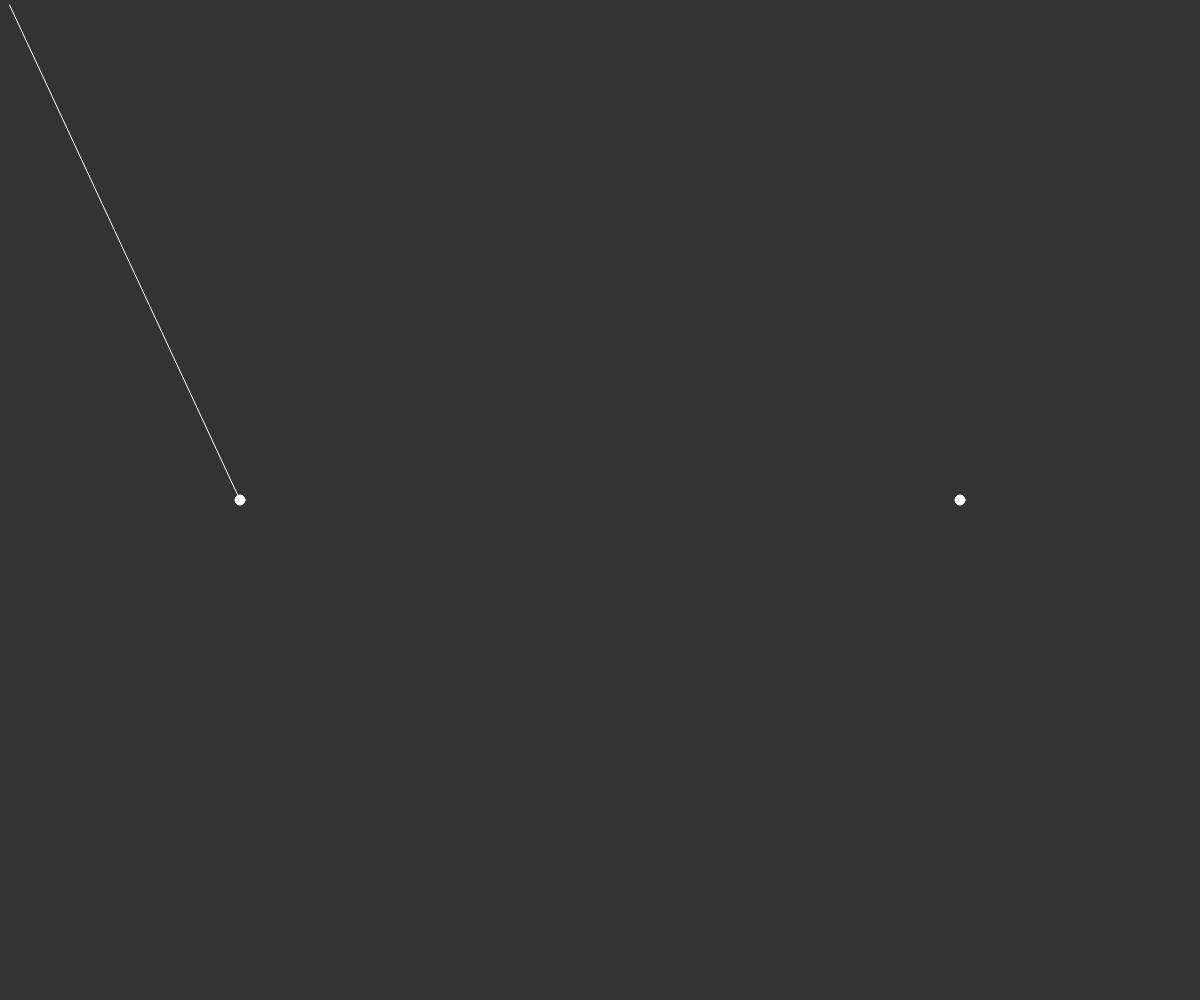
Frame 1 (no input)
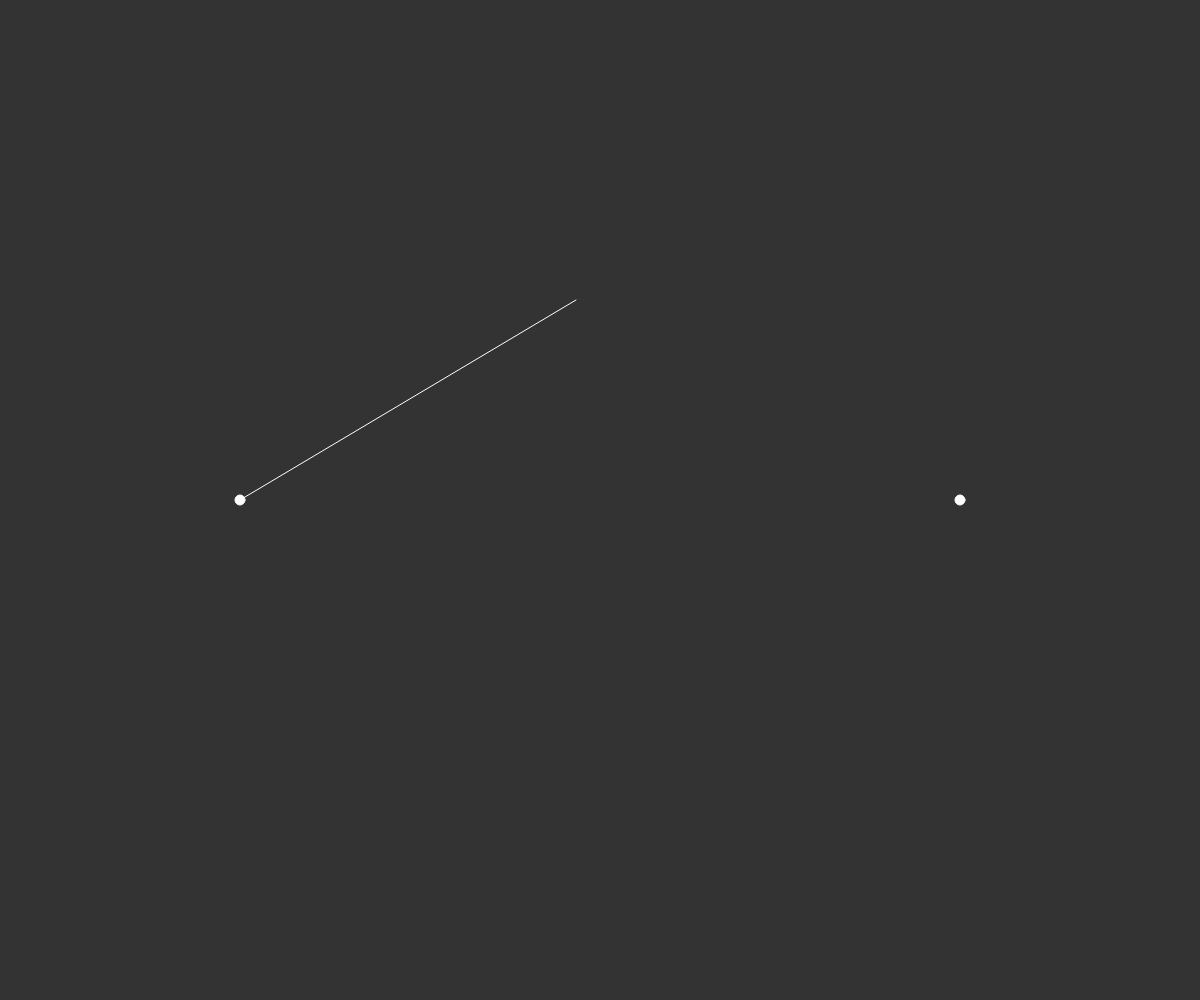
Frame 60 (no input)
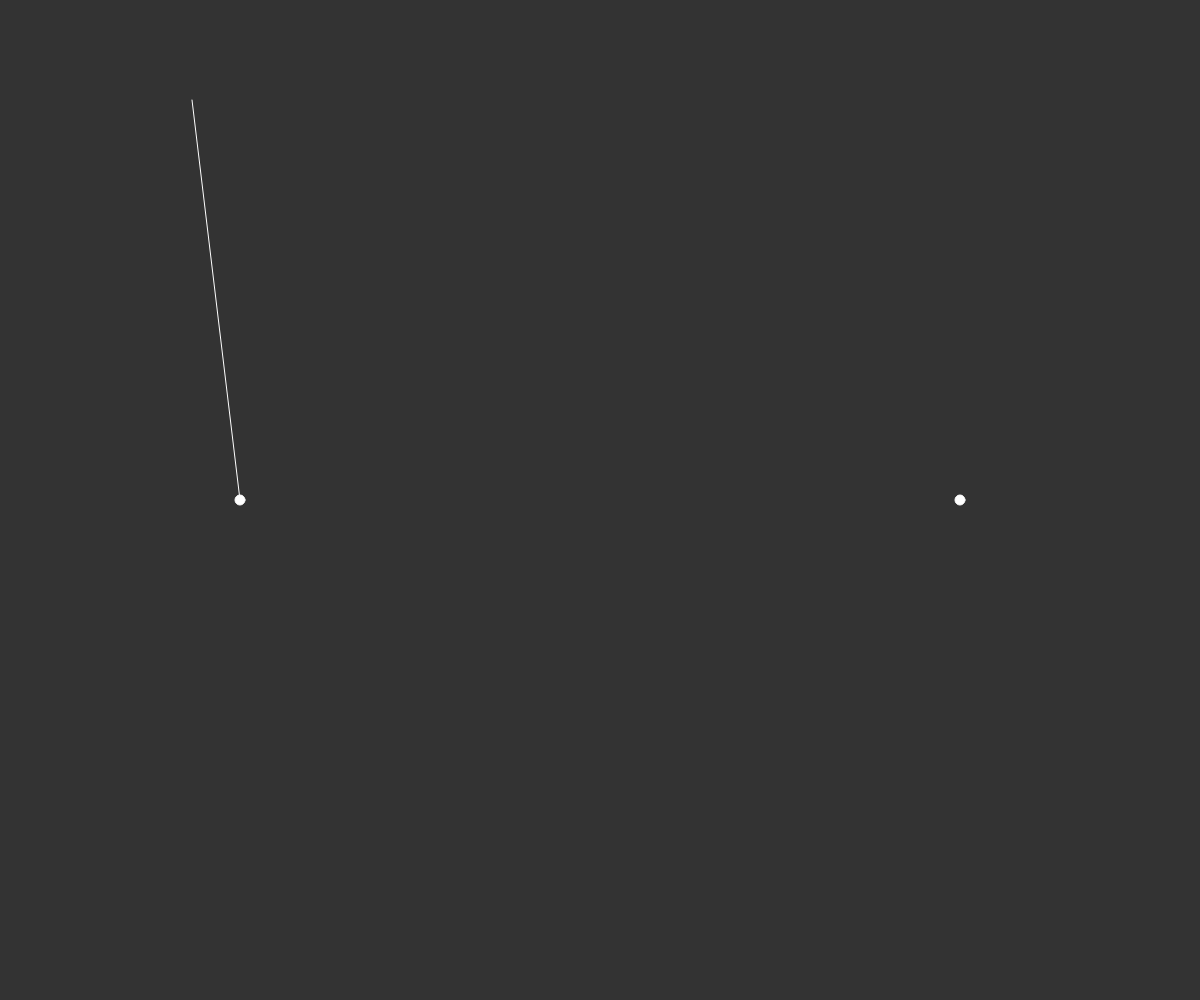
Frame 120 (the mouse pressed at the canvas centre since frame 60)

The p5.js sketch that drew these frames (run headless with seeded random() and noise() and a simulated clock; from frame 60 on, the mouse is pressed at the canvas centre):

// p5.js sketch
// ── sketch.js
let points = [];
let lineW = 0;

function setup() {
	createCanvas(windowWidth, windowHeight);
	points.push(createVector(0.2*width,height/2));
	points.push(createVector(0.8*width,height/2));
	
	
}

function draw() {
	background(51);
	fill(255);
	stroke(255);

	for (const pt of points) {
		ellipse(pt.x, pt.y,10);
	}
	
	lineW += 0.01;
	if(lineW > 1) {
		lineW = 0;
	}

	const pt1 = points[0];
	const pt2 = points[1];

	line(pt1.x, pt1.y, pt2.x * lineW, pt2.y * lineW)
}
